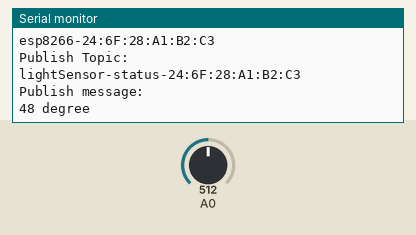
This sketch was run on a simulated ESP8266 (NodeMCU). On the bench: the last lines printed to the serial monitor. The test bench sets the inputs (shaded band); at power-on: A0 = 512. WiFi joins after 1.5 s; servers stay silent unless stated; no MQTT or app messages arrive unless stated.

Above: at 3.3 s.
3.4 s: A0 set to 716
At 6.9 s:
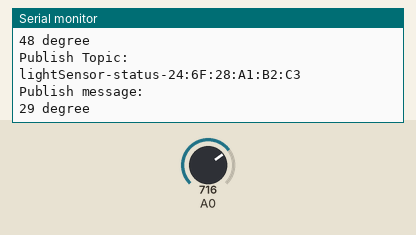
7.4 s: A0 set to 900
At 10.4 s:
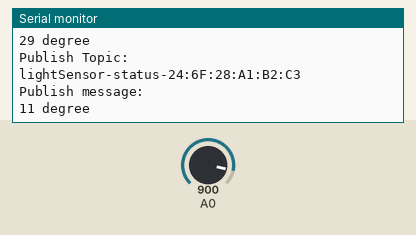
Timing chart, 0 to 11.9 s (numbered marks = the images above; inputs shaded):
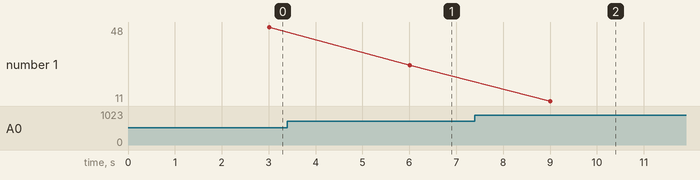

The sketch:

autoLightSensor.ino
```cpp
// D0, D4, D8 reserved, Cannot be used
// degree will be preprocessed before published (from 0 - 1023 => 0 - 99)
#include <ESP8266WiFi.h>
#include <PubSubClient.h>
#include <Ticker.h>

int readBrightnessPin = 13; // Define GPIO13 | D7 pin to analog read pin

// Set Wiff access information
const char* ssid = "where is your dick"; // wifi name
const char* password = "boyulinzuishuai"; // wifi password
const char* mqttServer = "test.ranye-iot.net"; // mqtt server address
const int mqttPort = 1883; // mqtt server port

Ticker ticker;
WiFiClient wifiClient;
PubSubClient mqttClient(wifiClient);


int count;    //  variable that used in Ticker count time(sec)

void setup() {
  Serial.begin(9600);   //定义波特率

  // Ticker定时对象
  ticker.attach(1, tickerCount); // invoke the recall function tickerCount every second

  pinMode(readBrightnessPin, INPUT); //将光感DO口接到D7

  // Set ESP8266 work mode to wireless terminal mode
  WiFi.mode(WIFI_STA);

  // Connect Wifi
  connectWifi();

  // Set MQTT server and port
  mqttClient.setServer(mqttServer, mqttPort);
  // mqttClient.setCallback(receiveCallback);

  // Connect MQTT Server
  connectMQTTServer();
}

void loop() {
  // int v=digitalRead(readBrightnessPin);  //读出D2的高低电平赋值给D7
  // if(v==0)
  // digitalWrite(LED,HIGH);//当DO输出电平时，控制内置led亮灭
  // else
  // digitalWrite(LED,LOW);

  // Serial.print("degree: ");
  // Serial.print(shine());  //串口监视器显示光照强度
  // Serial.print("\n");
  // delay(200);

  // keep connect heartbeat mechanism
  if (mqttClient.connected()) { // if the board connect the server successfully
    // publish message every 3 seconds
    if (count >= 3){
      pubMQTTmsg();
      count = 0;
    }
    // keep heart beat
    mqttClient.loop();
  } else {                  // if the connection between board and server is failed
    connectMQTTServer();    // then try to connect to the server
  }
}

void tickerCount(){
  count++;
}

// function that return the light degree
// range from 0 - 1023 to 0 - 99
int shine()
{
  int i=analogRead(A0);//光感模拟口接esp8266AO口
  i=1023-i;
  i=i/10.23-1;   //将光照强度设置为0-99
  return i;
}

// ESP8266 connect MQTT server
void connectMQTTServer(){
  // according to ESP8266's mac address to generate client device ID (to avoid ID collision)
  String clientId = "esp8266-" + WiFi.macAddress();

  // connect MQTT server
  Serial.println("MQTT connection status: ");
  Serial.println(String(mqttClient.connect(clientId.c_str())));
  if (mqttClient.connect(clientId.c_str())) {
    Serial.println("MQTT Server Connected.");
    Serial.println("Server Address: ");
    Serial.println(mqttServer);
    Serial.println("ClientId:");
    Serial.println(clientId);
    // subscribeTopic(); // subscribe to specific topic
  } else {
    Serial.print("MQTT Server Connect Failed. Client State:");
    Serial.println(mqttClient.state());
    delay(3000);
  }
}

// Publish messages
void pubMQTTmsg(){
  // according to ESP8266's mac address to generate client device ID
  // (to avoid ID collision) when different users publish messages
  String topicString = "lightSensor-status-" + WiFi.macAddress();
  char publishTopic[topicString.length() + 1];
  strcpy(publishTopic, topicString.c_str());

  // publish the state of the autoFan
  String messageString;
  messageString = String(shine()) + " degree";
  char publishMsg[messageString.length() + 1];
  strcpy(publishMsg, messageString.c_str());

  // achieve to publish message to MQTT server through ESP8266
  if(mqttClient.publish(publishTopic, publishMsg)){
    Serial.println("Publish Topic:");Serial.println(publishTopic);
    Serial.println("Publish message:");Serial.println(publishMsg);
  } else {
    Serial.println("Message Publish Failed.");
  }
}

// // Subscrib specific topic
// // 后续改进 能不能通过外部传参 topic的前缀来制定订阅的topic名字
// void subscribeTopic(){
//   // Create subscrib topic with postfix with Mac address
//   // to avoid topic collision when similar devices connect to the same devices
//   String topicString = "autoFan-" + WiFi.macAddress();
//   char subTopic[topicString.length() + 1]; // plus one is a settled operation, you can see as the string has a hide one at the end
//   strcpy(subTopic, topicString.c_str());

//   // Through the serial monitor to check if subscribe the topic successfully and the name info about this topic
//   // method subscribe beneath require arguments to be a char array
//   if(mqttClient.subscribe(subTopic)){
//     Serial.println("Subscribe Topic:");
//     Serial.println(subTopic);
//   } else {
//     Serial.print("Subscribe Fail...");
//   }
// }

// // Callback after receive message from MQTT server
// void receiveCallback(char* topic, byte* payload, unsigned int length) {
//   Serial.print("Message Received [");
//   Serial.print(topic);
//   Serial.print("] ");
//   for (int i = 0; i < length; i++) {
//     Serial.print((char)payload[i]);
//   }
//   Serial.println("");
//   Serial.print("Message Length(Bytes) ");
//   Serial.println(length);

//   if ((char)payload[0] == '1') {     // if the message received started with 1
//     fullSpeedFan(); // Then fan is opened.
//   } else {
//     closeFan(); // Otherwise the fan is closed.
//   }
// }

// ESP8266 connect wifi
void connectWifi() {
  WiFi.begin(ssid, password);

  // Wait until the connection success, then output the successful message
  while (WiFi.status() != WL_CONNECTED) {
    delay(1000);
    Serial.print(".");
  }
  Serial.println("");
  Serial.println("WiFi Connected");
  Serial.println("");
}
```

Measured:
- after the input at 3.4 s, the serial monitor: prints a new line after 2.6 s (image 1)
- after the input at 7.4 s, the serial monitor: prints a new line after 1.6 s (image 2)
- plotted number 1: 48 → 29 after the input at 3.4 s, 29 → 11 after the input at 7.4 s
